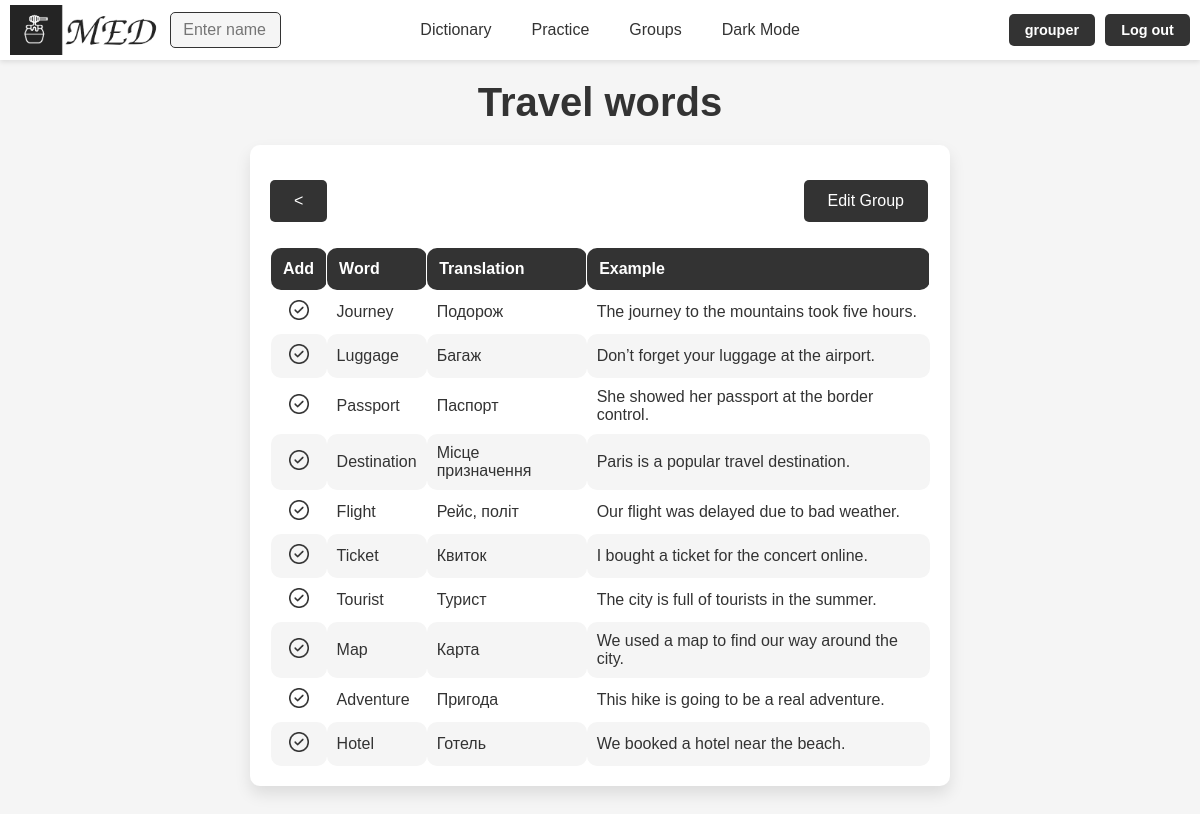
The page /practice/groups/48/ (signed in) on the database its author committed.
### med/models.py (models this page shows, shortened)
class WordGroup(models.Model):
    name = models.CharField(max_length=100)
    words = models.ManyToManyField(Word, blank=True)
    user = models.ForeignKey(User, on_delete=models.CASCADE)
    is_main = models.BooleanField(verbose_name='main', default=False)
    uses_users = models.ManyToManyField(User, blank=True, related_name='uses_of_group')
    class Meta:
        ordering = ['name']
        indexes = [
            models.Index(fields=['name'])
        ]

class Word(models.Model):
    TYPE_CHOICES = [
        ('noun', 'Noun'),
        ('verb', 'Verb'),
        ('adjective', 'Adjective'),
        ('adverb', 'Adverb'),
        ('pronoun', 'Pronoun'),
        ('phrasal verb', 'Phrasal verb'),
        ('other', 'Other')
    ]
    word = models.CharField(max_length=100)
    translation = models.CharField(max_length=100)
    example = models.TextField(blank=True)
    time_create = models.DateTimeField(auto_now_add=True)
    time_update = models.DateTimeField(auto_now=True)
    user = models.ForeignKey(User, on_delete=models.CASCADE)
    is_favourite = models.BooleanField(default=False)
    word_type = models.CharField(max_length=20, choices=TYPE_CHOICES, default='other')
    class Meta:
        ordering = ['-time_create', 'word']
        indexes = [
            models.Index(fields=['-time_create'])
        ]

### med/views.py (the view)
# urls.py: path('practice/groups/<int:group_id>/', views.PracticeGroupWordsListView.as_view(), name='group_words_practice'),
@method_decorator(login_required, name='dispatch')
class PracticeGroupWordsListView(ListView):
    model = Word
    template_name = 'med/group_words.html'
    context_object_name = 'words'
    paginate_by = 25
    def get_queryset(self):
        group_id = self.kwargs.get('group_id')
        group = get_object_or_404(WordGroup, id=group_id)
        user_word_titles = [word.word.lower() for word in Word.objects.filter(user=self.request.user)]
        words = group.words.all()
        for word in words:
                word.is_saved = word.word.lower() in user_word_titles
        return words
    def get_context_data(self, **kwargs):
        context = super().get_context_data(**kwargs)
        group_id = self.kwargs.get('group_id')
        group = get_object_or_404(WordGroup, id=group_id)
        context['group'] = group
        context['is_usses'] = group.uses_users.filter(id=self.request.user.id).exists()
        return context

### med/templates/med/group_words.html (shortened to what this page needs)
{% extends 'base.html' %}
{% load static %}
{% block content %}
<h1>{{ group.name }} words</h1>
<div class="word_table_container reading-content group_words">
    <div class="buttons make-text-btn groups-btn">
        <a href="{% url 'practice_groups' %}">&lt;</a>
        {% if request.user.username == 'grouper' %}
        <a href="{% url 'group_words' group.id %}">Edit Group</a>
        {% endif %}
    </div>
    {% if words %}
    <table class="word_table">
        <thead>
            <tr>
                <th class="edit">Add</th>
                <th>Word</th>
                <th>Translation</th>
                <th>Example</th>
            </tr>
        </thead>
        <tbody>
            {% for word in words %}
                <tr>
                    {% if word.is_saved %}
                    <td class="img_td">
                        <img class="f_img cm_img" src="{% static 'med/img/groups/cm_light.png' %}" data-light-src="{% static 'med/img/groups/cm_light.png' %}" data-dark-src="{% static 'med/img/groups/cm_dark.png' %}" alt="IS Saved img">
                    </td>
                    {% else %}
                    <td class="img_td">
                        <a href="{% url 'save_word' word.id %}">
                        <img class="f_img" src="{% static 'med/img/groups/add_light.png' %}" data-light-src="{% static 'med/img/groups/add_light.png' %}" data-dark-src="{% static 'med/img/groups/add_dark.png' %}" alt="Add img">
                        </a>
                    </td>
                    {% endif %}
                    <td>{{ word.word }}</td>
                    <td>{{ word.translation }}</td>
                    <td>{{ word.example }}</td>
                </tr>
            {% endfor %}
        </tbody>
    {% else %}
    <p> </p>
    <p><b>There are no words yet</b></p>
    {% endif %}
    </table>
</div>
{% endblock %}

### templates/base.html (shortened to what this page needs)
{% load static %}
<!DOCTYPE html>
<html lang="en">
<head>
    <link rel="stylesheet" type="text/css" href="{% static 'med/css/styles.css' %}">
</head>
<body>
<header>
    {% if user.is_authenticated %}
    <div class="logo_container">
        {% if is_profile or is_dict %}
            {% if is_my_profile or is_my_dict %}
                <a href="{% url 'profile' user.username %}">
                    <img id="logo_img" src="{% static 'med/img/base/light_logo.png' %}"
                         data-light-src="{% static 'med/img/base/light_logo.png' %}"
                         data-dark-src="{% static 'med/img/base/dark_logo.png' %}" alt="MED Logo">
                </a>
            {% else %}
                <a href="{% url 'profile' logged_user.username %}">
                    <img id="logo_img" src="{% static 'med/img/base/light_logo.png' %}"
                         data-light-src="{% static 'med/img/base/light_logo.png' %}"
                         data-dark-src="{% static 'med/img/base/dark_logo.png' %}" alt="MED Logo">
                </a>
            {% endif %}
        {% else %}
            <a href="{% url 'profile' user.username %}">
                <img id="logo_img" src="{% static 'med/img/base/light_logo.png' %}"
                     data-light-src="{% static 'med/img/base/light_logo.png' %}"
                     data-dark-src="{% static 'med/img/base/dark_logo.png' %}" alt="MED Logo">
            </a>
        {% endif %}
    </div>
    {% else %}
    <div class="logo_container">
        <a href="{% url 'home' %}"><img id="logo_img" src="{% static 'med/img/base/light_logo.png' %}" data-light-src="{% static 'med/img/base/light_logo.png' %}" data-dark-src="{% static 'med/img/base/dark_logo.png' %}" alt="MED Logo"></a>
    </div>
    {% endif %}
    <nav class="nav-items" id="nav-items">
            {% if user.is_authenticated %}
                <div class="nav-left">
                {% if not is_search %}
                <form method="get" action="{% url 'user_search' %}" class="search-form">
                    <input type="text" name="q" placeholder="Enter name" required class="search-input">
                </form>
                {% endif %}
                </div>
        <div class="nav-center">
                {% if is_my_dict %}
                <a href="{% url 'words' user.username %}">Dictionary</a>
                {% else %}
                <a href="{% url 'words' request.user.username %}">Dictionary</a>
                {% endif %}
                <a href="{% url 'practice' %}">Practice</a>
                <a href="{% url 'groups' %}">Groups</a>
            {% else %}
            <div class="nav-left"></div>
            <div class="nav-center">
                <a href="{% url 'login' %}">Dictionary</a>
                <a href="{% url 'login' %}">Practice</a>
                <a href="{% url 'login' %}">Groups</a>
                {% endif %}
                <a href="#" id="theme-toggle-dark">Dark Mode</a>
            </div>
        {% if request.user.is_authenticated %}
        <div class="buttons">
            {% if is_profile or is_dict %}
                {% if is_my_profile or is_my_dict %}
                <a href="{% url 'profile' user.username %}">{{request.user.username}}</a>
                {% else %}
                <a href="{% url 'profile' logged_user.username %}">{{request.user.username}}</a>
                {% endif %}
            {% else %}
                <a href="{% url 'profile' user.username %}">{{request.user.username}}</a>
            {% endif %}
            <a href="{% url 'logout' %}">Log out</a>
        </div>
        {% else %}
        <div class="buttons">
            <a href="{% url 'login' %}">Log in</a>
            <a href="{% url 'register' %}">Register</a>
        </div>
        {% endif %}
    </nav>
</header>
<div class="container">
    {% block content %}
    {% endblock %}
</div>
</body>
</html>

### rows shown on the page
WordGroup: name "Travel"
Word: word "Journey", translation "Подорож", example "The journey to the mountains took five hours."
Word: word "Luggage", translation "Багаж", example "Don’t forget your luggage at the airport."
Word: word "Passport", translation "Паспорт", example "She showed her passport at the border control."
Word: word "Destination", translation "Місце призначення", example "Paris is a popular travel destination."
Word: word "Flight", translation "Рейс, політ", example "Our flight was delayed due to bad weather."
Word: word "Ticket", translation "Квиток", example "I bought a ticket for the concert online."
Word: word "Tourist", translation "Турист", example "The city is full of tourists in the summer."
Word: word "Map", translation "Карта", example "We used a map to find our way around the city."
Word: word "Adventure", translation "Пригода", example "This hike is going to be a real adventure."
Word: word "Hotel", translation "Готель", example "We booked a hotel near the beach."

### other values the page prints
{{ request.user.username }} "grouper"
